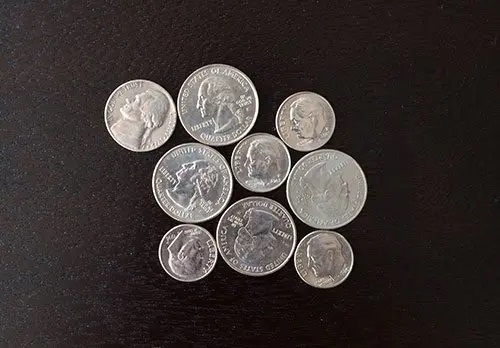
#> input picture Módulo 04 - Visão Computacional/aula_04_segmentacao_de_imagens/coins.jpg, 500 x 348 px
$ python limiarizacao_ex2.py
#> lines starting #> are read from the running program, lines starting #| are printed output that depends on the picture
import cv2
from matplotlib import pyplot as plt

image = cv2.imread("coins.jpg", 0)
#> image: shape (348, 500); min 0, max 255, mean 55.8

plt.figure(figsize=(13,5))
plt.subplot(121), plt.imshow(image, "gray"), plt.title('Input')
plt.subplot(122), plt.hist(image.ravel(), 256, [0, 256]), plt.title('Hist')
plt.show()
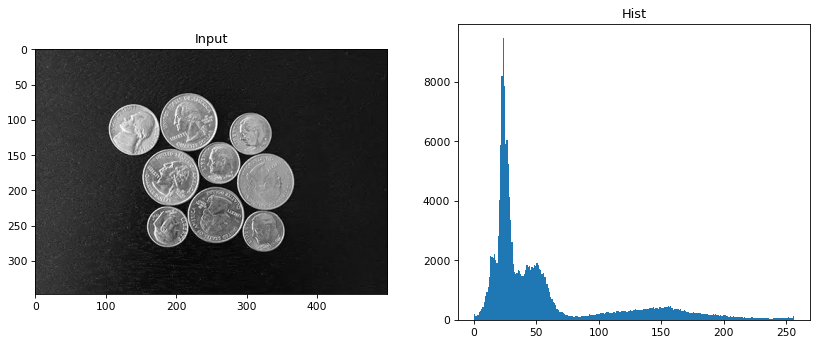
#> figure drawn by matplotlib, 2 panels; panel 2: tallest bar 9475 high, from x = 23 to 24

limiar = 50
plt.figure(figsize=(13,5))
plt.subplot(121), plt.imshow(image, "gray"), plt.title('Input')
plt.subplot(122), plt.imshow(image < limiar, "gray"), plt.title('Valor Baixo: ' + str(limiar))
plt.show()
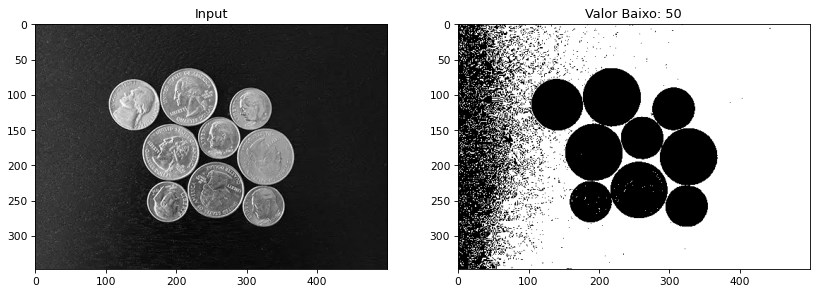
#> figure drawn by matplotlib, 2 panels

limiar = 125
plt.figure(figsize=(13,5))
plt.subplot(121), plt.imshow(image, "gray"), plt.title('Input')
plt.subplot(122), plt.imshow(image < limiar, "gray"), plt.title('Valor Alto: ' + str(limiar))
plt.show()
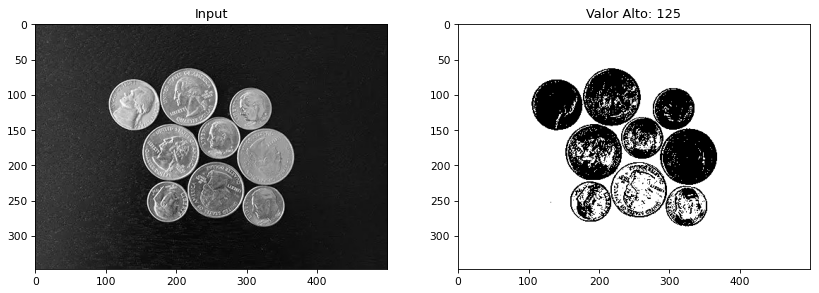
#> figure drawn by matplotlib, 2 panels

limiar = 68
plt.figure(figsize=(13,5))
plt.subplot(121), plt.imshow(image, "gray"), plt.title('Input')
plt.subplot(122), plt.imshow(image < limiar, "gray"), plt.title('Valor ideal (???): ' + str(limiar))
plt.show()
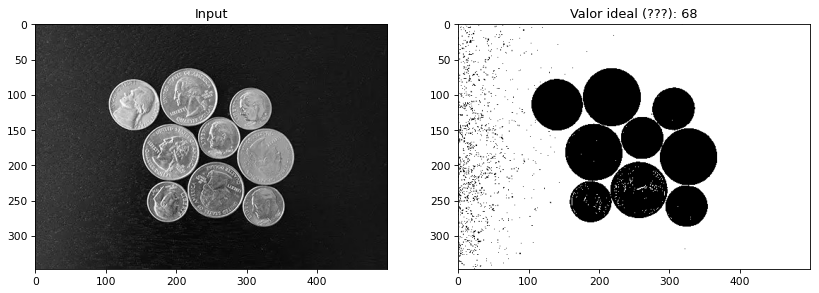
#> figure drawn by matplotlib, 2 panels
